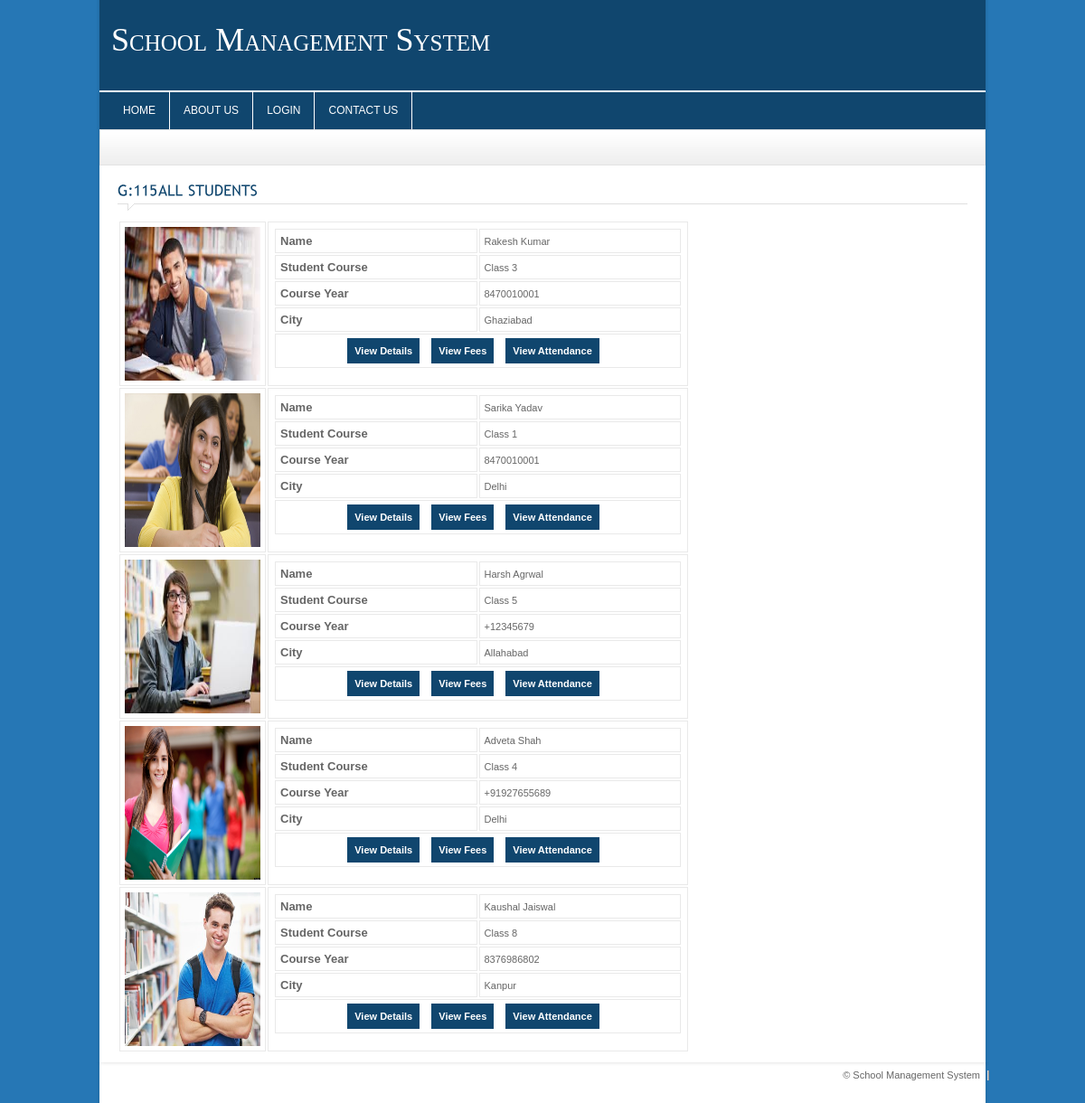
The page /school_management_system/student-listing.php on the database its author committed.
### tables this page shows
CREATE TABLE `student` (
  `student_id` int(11) NOT NULL,
  `student_name` varchar(255) NOT NULL,
  `student_gender` varchar(255) NOT NULL,
  `student_course` varchar(255) NOT NULL,
  `student_year` varchar(255) NOT NULL,
  `student_semester` varchar(255) NOT NULL,
  `student_department` varchar(255) NOT NULL,
  `student_roll` varchar(255) NOT NULL,
  `student_email` varchar(255) NOT NULL,
  `student_father_name` varchar(255) NOT NULL,
  `student_mother_name` varchar(255) NOT NULL,
  `student_family_phone` varchar(255) NOT NULL,
  `student_phone` varchar(255) NOT NULL,
  `student_dob` varchar(255) NOT NULL,
  `student_city` varchar(255) NOT NULL,
  `student_state` varchar(255) NOT NULL,
  `student_address` varchar(255) NOT NULL,
  `student_pincode` varchar(255) NOT NULL,
  `student_image` varchar(255) NOT NULL
);

CREATE TABLE `course` (
  `course_id` int(11) NOT NULL,
  `course_title` varchar(255) NOT NULL,
  `course_description` varchar(255) NOT NULL,
  `course_year` varchar(255) NOT NULL,
  `course_semester` varchar(255) NOT NULL,
  `course_code` varchar(255) NOT NULL,
  `course_fees` varchar(255) NOT NULL
);

CREATE TABLE `city` (
  `city_id` int(10) UNSIGNED NOT NULL,
  `city_name` varchar(45) NOT NULL
);

### school_management_system/includes/functions.php (called while the page is built, shortened)
<?php
$SERVER_PATH = "http://127.0.0.1/school_management_system/";
?>

### school_management_system/student-listing.php (the view, shortened to what this page needs)
<?php
	include_once("includes/header.php");
	include_once("includes/db_connect.php");
	$SQL="SELECT * FROM `student`, `city`, `course`, `student_year` WHERE student_course = course_id AND student_year = year_id AND student_city = city_id";
	$rs=mysqli_query($con,$SQL) or die(mysqli_error($con));
?>
	<div class="crumb">
    </div>
	<div id="content_sec">
		<div class="col1" style="width:100%">
		<div class="contact">
			<h4 class="heading colr">All Students</h4>
			<form name="frm_student" action="lib/student.php" method="post">
				<div class="static">
					<table>
					<?php
					while($data = mysqli_fetch_assoc($rs))
					{
					?>
					<tr>
						<td><a href="student-details.php?student_id=<?php echo $data[student_id] ?>"><img src="<?=$SERVER_PATH.'uploads/'.$data[student_image]?>" style="height:170px; width:150px"></a></td>
						<td style="vertical-align:top">
							<table border="0">
								<tr>
									<td class="tdheading">Name</th>
									<td><?=$data[student_name]?></td>
								</tr>
								<tr>
									<td class="tdheading">Student Course</th>
									<td><?=$data[course_title]?></td>
								</tr>
								<tr>
									<td class="tdheading">Course Year</th>
									<td><?=$data[student_phone]?></td>
								</tr>
								<tr>
									<td class="tdheading">City</th>
									<td><?=$data[city_name]?></td>
								</tr>
								<tr>
									<td colspan="2" style="text-align:center; padding:12px;">
										<a href="student-details.php?student_id=<?php echo $data[student_id] ?>" class="button-link">View Details</a>
										<a href="fees-listing.php?student_id=<?php echo $data[student_id] ?>" class="button-link">View Fees</a>
										<a href="attendance-listing.php?student_id=<?php echo $data[student_id] ?>" class="button-link">View Attendance</a>
									</td>
								</tr>
							</table>
						</td>
					</tr>
					<?php } ?>
					</table>
				</div>
			</form>
		</div>
		</div>
	</div>
<?php include_once("includes/footer.php"); ?>

### school_management_system/includes/header.php (shortened to what this page needs)
<?php
	include_once("functions.php");
?>
<!DOCTYPE html PUBLIC "-//W3C//DTD XHTML 1.0 Transitional//EN" "http://www.w3.org/TR/xhtml1/DTD/xhtml1-transitional.dtd">
<html xmlns="http://www.w3.org/1999/xhtml">
<head>
<link rel="stylesheet" type="text/css" href="./css/style.css" />
<link rel="stylesheet" type="text/css" href="./css/ddsmoothmenu.css" />
<link rel="stylesheet" type="text/css" href="./css/contentslider.css" />
<link rel="stylesheet" type="text/css" href="./css/jquery.fancybox-1.3.1.css" />
<link rel="stylesheet" type="text/css" href="./css/slider.css" />
<link rel="stylesheet" type="text/css" href="./css/jquery-ui.css">
<link href='css/jquery.dataTables.min.css' rel='stylesheet' type='text/css'>
</head>
<body>
<div id="wrapper_sec">
	<div id="masthead">
    	<div class="logo">
        	<a href="./index.php" class="logo-custom">School Management System</a>
        </div>
		<?php if($_SESSION['login']) { ?>
        <div class="slogan" style="color:#ffffff; font-weight:bold; font-size:14px;">Welcome <?=$_SESSION['user_details']['user_name']?></div>
		<?php } else { ?>
		<div class="slogan"></div>
		<?php } ?>
            <div class="navigation">
            	<div id="smoothmenu1" class="ddsmoothmenu">
                    <ul>
                    <li><a href="./index.php">Home</a></li>
                    <li><a href="./about.php">About Us</a></li>
                    <?php if($_SESSION['login'] != 1) {?>
					<?php } if($_SESSION['user_details']['user_level_id'] == 2) {?>
					<?php } if($_SESSION['login'] == 1) {?>
						<li><a href="./login-home.php">Dashboard</a></li>
						<li><a href="#">Administration</a>
							<ul>
								<li><a href="./student.php">Add Student</a></li>
								<li><a href="./course.php">Add Course</a></li>
								<li><a href="./fees.php">Add Fees</a></li>
								<li><a href="./attendance.php">Add Attendance</a></li>
							</ul>
						</li>
						<li><a href="#">Reports</a>
							<ul>
								<li><a href="./student-report.php">Student Report</a></li>
								<li><a href="./student-listing.php">Student Listing</a></li>
								<li><a href="./course-report.php">Course Report</a></li>
								<li><a href="./fees-report.php">Fees Report</a></li>
								<li><a href="./attendance-report.php">Attendance Report</a></li>
							</ul>
						</li>
						<li><a href="./student-listing.php">All Student</a></li>
						<li><a href="./user.php?user_id=<?php echo $_SESSION['user_details']['user_id']; ?>">My Account</a></li>
						<li><a href="change-password.php">Change Password</a></li>
						<li><a href="./lib/login.php?act=logout">Logout</a></li>
					<?php } else { ?>
						<li><a href="./login.php">Login</a></li>
						<li><a href="./contact.php">Contact Us</a></li>
					<?php }?>
                    </ul>
                    <br style="clear: left" />
                    </div>
            </div>
    </div>

### school_management_system/includes/footer.php (shortened to what this page needs)
<div id="footer">
    <ul class="right">
    	<li>© School Management System</li>
    </ul>
</div>
</body>
</html>

### school_management_system/css/style.css (style rules this page uses)
* { padding:0px; margin:0px; }
body { background-color:#2677b5; font-family:Arial, Helvetica, sans-serif; font-size:11px; color:#666666; float:left; width:100%; }
a { text-decoration:none; outline:none; color:#666666; }
a img { border:none; }
.colr { color:#10466e !important; }
h4 { font-size:16px; font-weight:normal; }
.right { float:right !important; }
.heading { padding:10px 0px 14px 0px !important; width:100% !important; margin-bottom:10px !important; text-transform:uppercase; background-image:url(../images/heading.gif); background-repeat:no-repeat; background-position:left bottom; }
#wrapper_sec { width:1000px; margin:0px auto 0px auto; background-image:url(../images/wrapper_bg.png); background-repeat:repeat-y; background-position:center; }
#masthead { width:980px; background-color:#10466e; background-repeat:no-repeat; height:153px; margin-bottom:-10px; margin-left:10px; }
.logo { float:left; padding:20px 0px 0px 43px; margin-left:-30px; margin-top:18px; }
.slogan { float:right; padding:27px 43px 0px 0px; color:#b0b0b0; height:73px; }
#content_sec { width:940px; padding:10px 20px; margin-left:10px; background-color:#FFF; float:left; }
.col1 { width:675px; float:left; }
.crumb { width:958px; height:30px; padding:8px 10px 0px 10px; background-image:url(../images/crumb.gif); background-repeat:repeat-x; margin-left:10px; border:#e3e3e3 solid 1px; }
.static { float:left; width:928px; }
.static table { float:left; width:453px; }
.static tr td { padding:5px; border:#e9e9e9 solid 1px; }
#footer { width:988px; margin:0px auto; background-image:url(../images/footer.png); background-position:top center; background-repeat:no-repeat; padding-bottom:20px; }
#footer ul { list-style:none; padding:8px 0px 5px 0px; }
#footer ul li { float:left; background-image:url(../images/footer_sep.gif); background-repeat:no-repeat; background-position:right; padding:0px 10px; }
.logo-custom { font-size: 36px; font-style: normal; font-variant: small-caps; line-height: 12px; margin: 0 0 8px; padding: 0; color:#ffffff; font-family:Georgia; }
a.button-link { background-color: #10466e; padding: 8px; color: #FFFFFF; font-weight: bold; font-size: 11px; margin-right:10px; }
td.tdheading { font-weight:bold; font-size:13px; width:50%; }

### school_management_system/css/ddsmoothmenu.css (style rules this page uses)
.navigation { margin:0px 0px 0px 0px; border:1px solid #ffffff; }
.ddsmoothmenu { font-size:12px; float:left; margin-left:10px; }
.ddsmoothmenu ul { z-index:100; margin: 0; padding: 0; list-style-type: none; }
.ddsmoothmenu ul li { position: relative; display: inline; float: left; }
.ddsmoothmenu ul li a { display: block; color: white; padding: 14px 15px; border-right: 1px solid #ffffff; color: #2d2b2b; text-decoration: none; text-transform:uppercase; }
.ddsmoothmenu ul li a:link, .ddsmoothmenu ul li a:visited { color: white; }

### school_management_system/css/slider.css (style rules this page uses)
* { margin: 0; padding: 0; }

### rows shown on the page
student: student_image (picture), student_name "Rakesh Kumar", course.course_title "Class 3", student_phone "8470010001", city.city_name "Ghaziabad"
student: student_image (picture), student_name "Sarika Yadav", course.course_title "Class 1", student_phone "8470010001", city.city_name "Delhi"
student: student_image (picture), student_name "Harsh Agrwal", course.course_title "Class 5", student_phone "+12345679", city.city_name "Allahabad"
student: student_image (picture), student_name "Adveta Shah", course.course_title "Class 4", student_phone "+91927655689", city.city_name "Delhi"
student: student_image (picture), student_name "Kaushal Jaiswal", course.course_title "Class 8", student_phone "8376986802", city.city_name "Kanpur"
